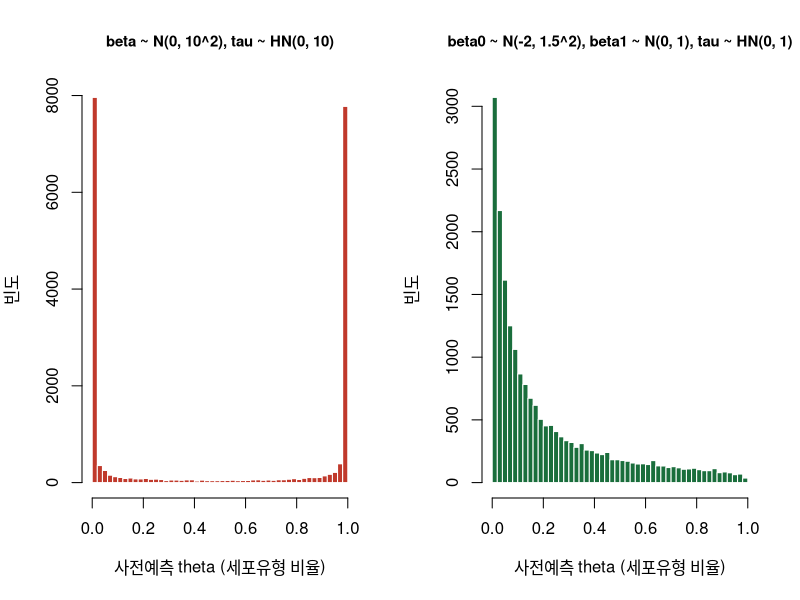
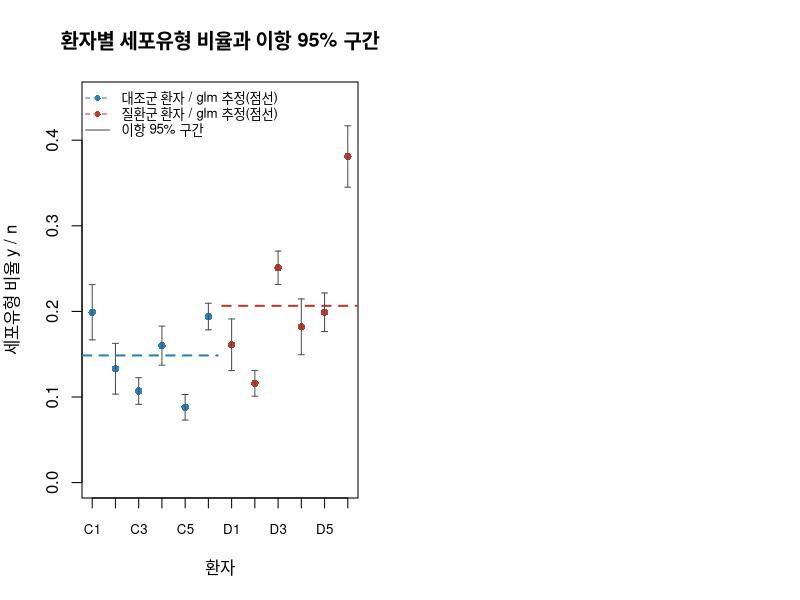
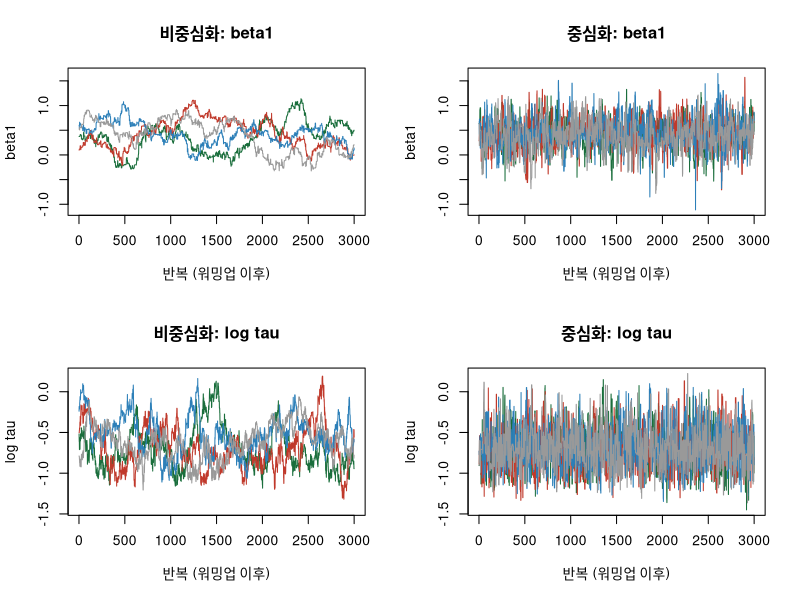
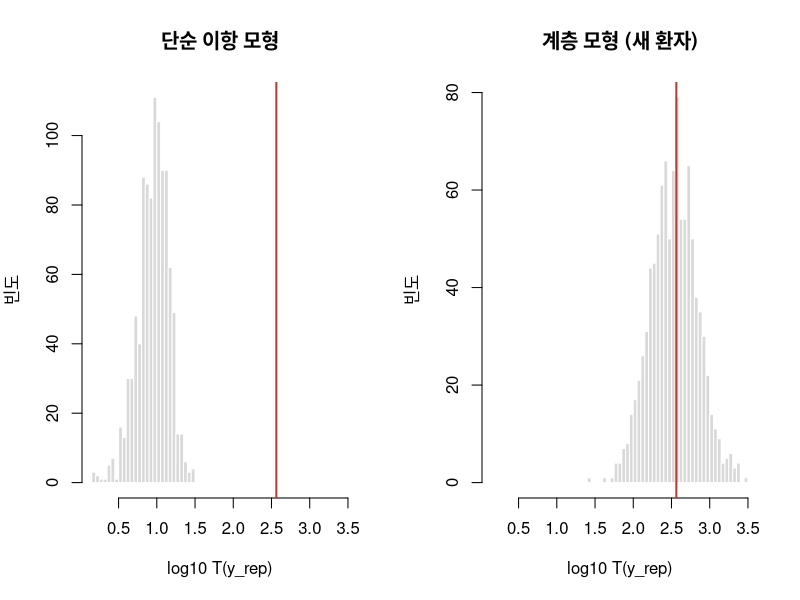
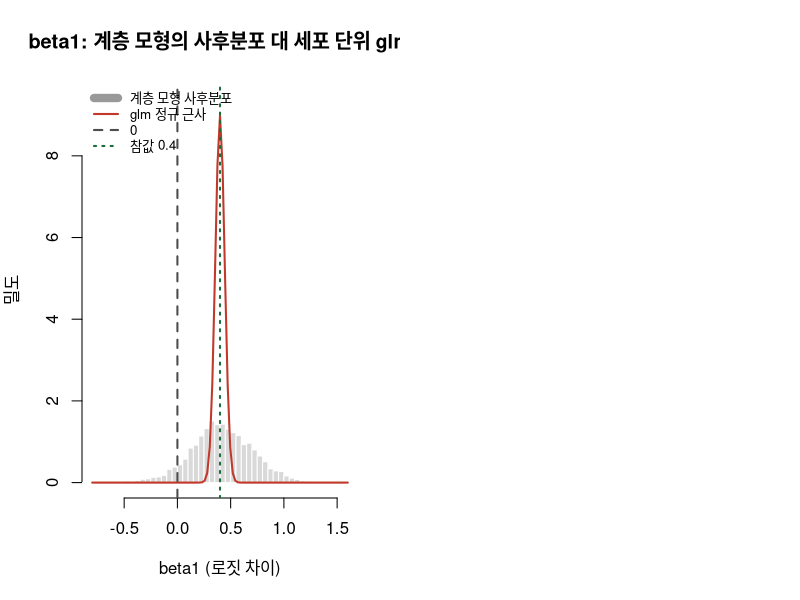

Write R code to recreate these figures, in order.
## ---- chunk 1
set.seed(24)
n_pat <- 12; disease <- rep(c(0, 1), each = 6)                       # 대조 6명, 질환 6명
patient <- paste0(ifelse(disease == 1, "D", "C"), c(1:6, 1:6))
n_cell <- round(exp(runif(n_pat, log(300), log(3000))))              # 환자별 전체 세포 수
b0_true <- -1.7; b1_true <- 0.4; tau_true <- 0.5                    # 참값: 나중에 복원되는지 확인
a_true <- b0_true + b1_true * disease + rnorm(n_pat, 0, tau_true)   # 환자별 로짓 a_i
y <- rbinom(n_pat, n_cell, plogis(a_true))                           # 관심 세포유형의 세포 수
dat <- data.frame(patient, disease, n = n_cell, y, prop = round(y / n_cell, 3))
print(dat, row.names = FALSE); cat("전체 세포 수:", sum(n_cell), "\n")
## ---- chunk 2
#| fig-height: 4
set.seed(1); n_sim <- 20000
prior_theta <- function(m0, s0, s1, s_tau) {   # 사전에서 모수를 뽑아 새 환자 한 명의 theta 계산
  b0 <- rnorm(n_sim, m0, s0); b1 <- rnorm(n_sim, 0, s1); tau <- abs(rnorm(n_sim, 0, s_tau))  # |N| = 반정규
  x <- rbinom(n_sim, 1, 0.5); plogis(b0 + b1 * x + tau * rnorm(n_sim))   # 질환/대조를 반반
}
th_vague <- prior_theta(0, 10, 10, 10)         # '무정보처럼 보이는' 사전
th_weak  <- prior_theta(-2, 1.5, 1, 1)         # 약정보 사전
ext <- function(th) mean(th < 0.01 | th > 0.99)  # 0 또는 1에 달라붙은 비율
round(c(extreme_vague = ext(th_vague), extreme_weak = ext(th_weak), quantile(th_weak, c(0.05, 0.5, 0.95))), 3)
par(mfrow = c(1, 2)); ttl <- c("beta ~ N(0, 10^2), tau ~ HN(0, 10)", "beta0 ~ N(-2, 1.5^2), beta1 ~ N(0, 1), tau ~ HN(0, 1)")
for (m in 1:2) hist(list(th_vague, th_weak)[[m]], breaks = 50, col = c("#c0392b", "#1a6e3c")[m], border = "white",
                    cex.main = 0.9, main = ttl[m], xlab = "사전예측 theta (세포유형 비율)", ylab = "빈도")
## ---- chunk 3
fit_glm <- glm(cbind(y, n - y) ~ disease, family = binomial, data = dat)   # 세포 하나 = 관측 하나
signif(summary(fit_glm)$coefficients, 3)
se_bin <- sqrt(dat$prop * (1 - dat$prop) / dat$n)              # 이항 가정 하의 환자별 비율 표준오차
p_grp <- plogis(coef(fit_glm)[1] + coef(fit_glm)[2] * c(0, 1))  # glm이 추정한 군별 비율
plot(1:n_pat, dat$prop, pch = 16, col = ifelse(disease == 1, "#c0392b", "#2c7fb8"), ylim = c(0, 0.45), xaxt = "n",
     main = "환자별 세포유형 비율과 이항 95% 구간", xlab = "환자", ylab = "세포유형 비율 y / n")
axis(1, at = 1:n_pat, labels = patient, cex.axis = 0.8); segments(c(0.6, 6.6), p_grp, c(6.4, 12.4), p_grp, lwd = 2, lty = 2, col = c("#2c7fb8", "#c0392b"))
arrows(1:n_pat, dat$prop - 1.96 * se_bin, 1:n_pat, dat$prop + 1.96 * se_bin, angle = 90, code = 3, length = 0.03, col = "grey30")
legend("topleft", bty = "n", cex = 0.8, legend = c("대조군 환자 / glm 추정(점선)", "질환군 환자 / glm 추정(점선)", "이항 95% 구간"), col = c("#2c7fb8", "#c0392b", "grey30"), pch = c(16, 16, NA), lty = c(2, 2, 1))
## ---- chunk 4
set.seed(2)   # beta1 = 0(질환 효과 없음)이지만 환자 간 변동 tau = 0.5는 있는 가상 데이터 200개
p_null <- t(replicate(200, { y0 <- rbinom(n_pat, n_cell, plogis(-1.7 + rnorm(n_pat, 0, 0.5)))
  c(glm_cell  = summary(glm(cbind(y0, n_cell - y0) ~ disease, family = binomial))$coefficients[2, 4],
    t_patient = t.test(qlogis(y0 / n_cell) ~ disease)$p.value) }))   # 환자당 값 하나(로짓 비율)로 비교
colMeans(p_null < 0.05)                        # 명목 수준은 0.05
## ---- chunk 5
log_post_ccp <- function(par, y, n_cell, x, centered = TRUE) {
  b0 <- par[1]; b1 <- par[2]; log_tau <- par[3]; tau <- exp(log_tau); z <- par[-(1:3)]
  mu <- b0 + b1 * x                                          # 환자별 로짓의 평균
  if (centered) { a <- z; lp_u <- sum(dnorm(a, mu, tau, log = TRUE)) } else {   # 중심화: z = a_i
    a <- mu + tau * z; lp_u <- sum(dnorm(z, 0, 1, log = TRUE)) }                # 비중심화: z = eta_i
  sum(y * a - n_cell * log1p(exp(a))) + lp_u + dnorm(b0, -2, 1.5, log = TRUE) +   # 이항 가능도(상수 제외)
    dnorm(b1, 0, 1, log = TRUE) + dnorm(tau, 0, 1, log = TRUE) + log_tau          # 반정규 사전 + 야코비안
}
cw_metropolis <- function(log_post, init, step, n_iter, ...) {   # 성분별 확률보행 메트로폴리스
  d <- length(init); draws <- matrix(NA_real_, n_iter, d); cur <- init; lp_cur <- log_post(cur, ...)
  for (it in 1:n_iter) {
    for (k in 1:d) {                                         # k번째 성분만 움직인다
      prop <- cur; prop[k] <- cur[k] + rnorm(1, 0, step[k]); lp_prop <- log_post(prop, ...)
      if (log(runif(1)) < lp_prop - lp_cur) { cur <- prop; lp_cur <- lp_prop } }
    draws[it, ] <- cur }
  draws
}
run_ccp <- function(inits, step, centered, y, n_cell, x, n_iter = 4000, n_warm = 1000, seed = 1) {
  set.seed(seed)                                             # 반환: (반복 x 모수 x 체인) 배열, 워밍업 제외
  sapply(inits, function(i0) cw_metropolis(log_post_ccp, i0, step, n_iter, y = y, n_cell = n_cell,
                                           x = x, centered = centered)[-(1:n_warm), ], simplify = "array")
}
start_b <- rbind(c(-4, -1, log(0.2)), c(0, 1, log(2)), c(-1, 0.5, 0), c(-3, -0.5, log(0.5)))  # 흩어진 초기값
set.seed(5); inits_nc <- lapply(1:4, function(j) c(start_b[j, ], rnorm(n_pat)))
arr_nc <- run_ccp(inits_nc, c(0.1, 0.15, 0.1, rep(0.3, n_pat)), centered = FALSE, y, n_cell, disease)
## ---- chunk 6
# split-R-hat: 각 체인을 반으로 쪼개 체인 수를 2배로 만든 뒤 계산합니다
split_rhat <- function(sims) {
  sims <- as.matrix(sims); n <- nrow(sims); h <- floor(n / 2)
  sp <- cbind(sims[1:h, , drop = FALSE], sims[(n - h + 1):n, , drop = FALSE])
  n_s <- nrow(sp)
  w <- mean(apply(sp, 2, var))                 # 체인 내 분산 W
  b <- n_s * var(colMeans(sp))                 # 체인 간 분산 B
  sqrt((((n_s - 1) / n_s) * w + b / n_s) / w)
}
var_plus_hat <- function(sims) {               # W 와 체인 간 분산을 섞은 var^+
  sims <- as.matrix(sims); n <- nrow(sims); m <- ncol(sims)
  ((n - 1) / n) * mean(apply(sims, 2, var)) + if (m > 1) var(colMeans(sims)) else 0
}
# ESS: split + 시차 0부터 둘씩 묶은 Geyer 초기 단조 수열
ess_basic <- function(sims) {
  sims <- as.matrix(sims); n0 <- nrow(sims); h <- floor(n0 / 2)
  sp <- cbind(sims[1:h, , drop = FALSE], sims[(n0 - h + 1):n0, , drop = FALSE])  # split
  n <- nrow(sp); m <- ncol(sp); w <- mean(apply(sp, 2, var)); var_plus <- var_plus_hat(sp)
  if (!is.finite(var_plus) || var_plus <= 0) return(NA_real_)
  acov <- sapply(seq_len(m), function(j)      # 체인별 자기공분산을 시차 n-1 까지
    acf(sp[, j], lag.max = n - 1, type = "covariance", plot = FALSE)$acf[, 1, 1])
  rho <- 1 - (w - rowMeans(as.matrix(acov))) / var_plus   # rho[k] 는 시차 k-1 의 자기상관
  n_pair <- floor(length(rho) / 2)                        # 시차 0부터 둘씩: (r0+r1), (r2+r3), ...
  pair <- cummin(rho[2 * (1:n_pair) - 1] + rho[2 * (1:n_pair)])   # 초기 단조 수열
  keep <- which(pair < 0)[1] - 1; if (is.na(keep)) keep <- n_pair  # 첫 음수 직전까지
  tau <- -1 + 2 * (if (keep >= 1) sum(pair[1:keep]) else 0)
  m * n / max(tau, 1 / log10(m * n))          # mn / tau. 상한 없음(반상관이면 ESS > mn)
}
diag_tab <- function(arr) t(sapply(c(beta0 = 1, beta1 = 2, log_tau = 3), function(k) c(rhat = split_rhat(arr[, k, ]), ess = ess_basic(arr[, k, ]))))
round(diag_tab(arr_nc), 3)
round(range(1 / sqrt(y * (1 - y / n_cell))), 2)   # 환자별 로짓 a_i의 대략적 표준오차 범위
## ---- chunk 7
#| fig-height: 6
set.seed(6); inits_c <- lapply(1:4, function(j) c(start_b[j, ], qlogis(y / n_cell) + rnorm(n_pat, 0, 0.5)))
arr_c <- run_ccp(inits_c, c(0.5, 0.6, 0.6, rep(0.2, n_pat)), centered = TRUE, y, n_cell, disease)
round(diag_tab(arr_c), 3)
chain_cols <- c("#1a6e3c", "#c0392b", "#2c7fb8", "grey60"); lab <- c("beta1", "log tau"); par(mfrow = c(2, 2))
for (k in 2:3) for (m in 1:2) matplot(list(arr_nc, arr_c)[[m]][, k, ], type = "l", lty = 1, col = chain_cols, ylab = lab[k - 1],
  ylim = range(arr_nc[, k, ], arr_c[, k, ]), xlab = "반복 (워밍업 이후)", main = paste0(c("비중심화: ", "중심화: ")[m], lab[k - 1]))
## ---- chunk 8
disp_stat <- function(y, n_cell, x) { p_g <- ave(y, x, FUN = sum) / ave(n_cell, x, FUN = sum)   # 군별 합동 비율
  sum((y - n_cell * p_g)^2 / (n_cell * p_g * (1 - p_g))) }                                         # 피어슨 카이제곱
t_obs <- disp_stat(y, n_cell, disease); post <- apply(arr_c, 2, c)   # 네 체인을 합친 사후 표본
set.seed(3); n_rep <- 1000                       # 단순 이항 모형의 사후: N(glm 추정치, vcov)
b_glm <- matrix(rnorm(2 * n_rep), n_rep) %*% chol(vcov(fit_glm)) + matrix(coef(fit_glm), n_rep, 2, byrow = TRUE)
t_glm <- apply(b_glm, 1, function(b) disp_stat(rbinom(n_pat, n_cell, plogis(b[1] + b[2] * disease)), n_cell, disease))
t_hier <- sapply(sample(nrow(post), n_rep), function(s) {          # 계층 모형: 새 환자 효과로 재현
  a_new <- post[s, 1] + post[s, 2] * disease + exp(post[s, 3]) * rnorm(n_pat)
  disp_stat(rbinom(n_pat, n_cell, plogis(a_new)), n_cell, disease) })
round(c(T_obs = t_obs, median_glm = median(t_glm), max_glm = max(t_glm), p_glm = mean(t_glm >= t_obs), p_hier = mean(t_hier >= t_obs)), 3)
par(mfrow = c(1, 2)); xr <- range(log10(c(t_glm, t_hier, t_obs)))
for (m in 1:2) { hist(log10(list(t_glm, t_hier)[[m]]), breaks = 30, xlim = xr, col = "grey85", border = "white",
                      main = c("단순 이항 모형", "계층 모형 (새 환자)")[m], xlab = "log10 T(y_rep)", ylab = "빈도")
  abline(v = log10(t_obs), col = "#c0392b", lwd = 2) }                # 빨간 선이 관측값 T(y)
## ---- chunk 9
#| fig-height: 4
b1_d <- post[, 2]; tau_d <- exp(post[, 3]); summ <- function(v) quantile(v, c(0.5, 0.025, 0.975))
round(cbind(rbind(beta0 = summ(post[, 1]), beta1 = summ(b1_d), tau = summ(tau_d)), true = c(b0_true, b1_true, tau_true)), 3)
se_g <- sqrt(vcov(fit_glm)[2, 2]); est_g <- coef(fit_glm)[2] + c(0, -1.96, 1.96) * se_g   # glm 추정치와 95% 신뢰구간
cmp <- rbind(hierarchical = c(summ(b1_d), exp(summ(b1_d))), cell_glm = c(est_g, exp(est_g)))
colnames(cmp) <- c("beta1", "lower", "upper", "OR", "OR_lower", "OR_upper"); round(cmp, 3); round(c(pr_beta1_pos = mean(b1_d > 0)), 3)
hist(b1_d, breaks = 60, freq = FALSE, col = "grey85", border = "white", xlim = c(-0.8, 1.6), ylim = c(0, 1.05 * dnorm(0, 0, se_g)),
     main = "beta1: 계층 모형의 사후분포 대 세포 단위 glm", xlab = "beta1 (로짓 차이)", ylab = "밀도")
curve(dnorm(x, coef(fit_glm)[2], se_g), add = TRUE, col = "#c0392b", lwd = 2)
abline(v = c(0, b1_true), lty = c(2, 3), col = c("grey30", "#1a6e3c"), lwd = 2)
legend("topleft", bty = "n", cex = 0.8, legend = c("계층 모형 사후분포", "glm 정규 근사", "0", "참값 0.4"), col = c("grey60", "#c0392b", "grey30", "#1a6e3c"), lwd = c(8, 2, 2, 2), lty = c(1, 1, 2, 3))
## ---- chunk 10
wq <- function(v, w, p) { o <- order(v); cw <- cumsum(w[o]); sapply(p, function(q) v[o][which(cw >= q)[1]]) }  # 가중 분위수
sens_row <- function(s_tau, s_b1) {             # 새 사전(척도 s_tau, s_b1) / 기존 사전(척도 1, 1)
  lw <- dnorm(tau_d, 0, s_tau, log = TRUE) - dnorm(tau_d, 0, 1, log = TRUE) + dnorm(b1_d, 0, s_b1, log = TRUE) - dnorm(b1_d, 0, 1, log = TRUE)
  w <- exp(lw - max(lw)); w <- w / sum(w)       # 정규화된 중요도 가중치
  c(tau_scale = s_tau, b1_scale = s_b1, median = wq(b1_d, w, 0.5), lower = wq(b1_d, w, 0.025), upper = wq(b1_d, w, 0.975),
    pr_pos = sum(w * (b1_d > 0)), ess_w = 1 / sum(w^2))
}
round(rbind(sens_row(0.5, 1), sens_row(1, 1), sens_row(2, 1), sens_row(1, 0.5), sens_row(1, 2), sens_row(1, 10)), 3)
## ---- chunk 11
set.seed(4); th_ex1 <- prior_theta(0, 10, 1, 1)   # beta0 ~ N(0, 10^2), 나머지는 약정보 사전
round(c(below_0.01 = mean(th_ex1 < 0.01), above_0.99 = mean(th_ex1 > 0.99), extreme = ext(th_ex1),
        beta0_only = 2 * pnorm(-qlogis(0.99) / 10), weak_prior = ext(th_weak)), 3)
## ---- chunk 12
sub <- c(1:3, 7:9); set.seed(7)                     # C1~C3, D1~D3
inits_s <- lapply(1:4, function(j) c(start_b[j, ], qlogis(y[sub] / n_cell[sub]) + rnorm(6, 0, 0.5)))
arr_s <- run_ccp(inits_s, c(0.5, 0.6, 0.6, rep(0.2, 6)), centered = TRUE, y[sub], n_cell[sub], disease[sub])
round(diag_tab(arr_s), 3); b1_s <- c(arr_s[, 2, ])   # 진단부터
width <- function(v) unname(diff(quantile(v, c(0.025, 0.975))))
round(c(width_6v6 = width(b1_d), width_3v3 = width(b1_s), ratio = width(b1_s) / width(b1_d),
        pr_6v6 = mean(b1_d > 0), pr_3v3 = mean(b1_s > 0)), 3)
signif(summary(glm(cbind(y, n - y) ~ disease, family = binomial, data = dat[sub, ]))$coefficients[2, ], 3)
